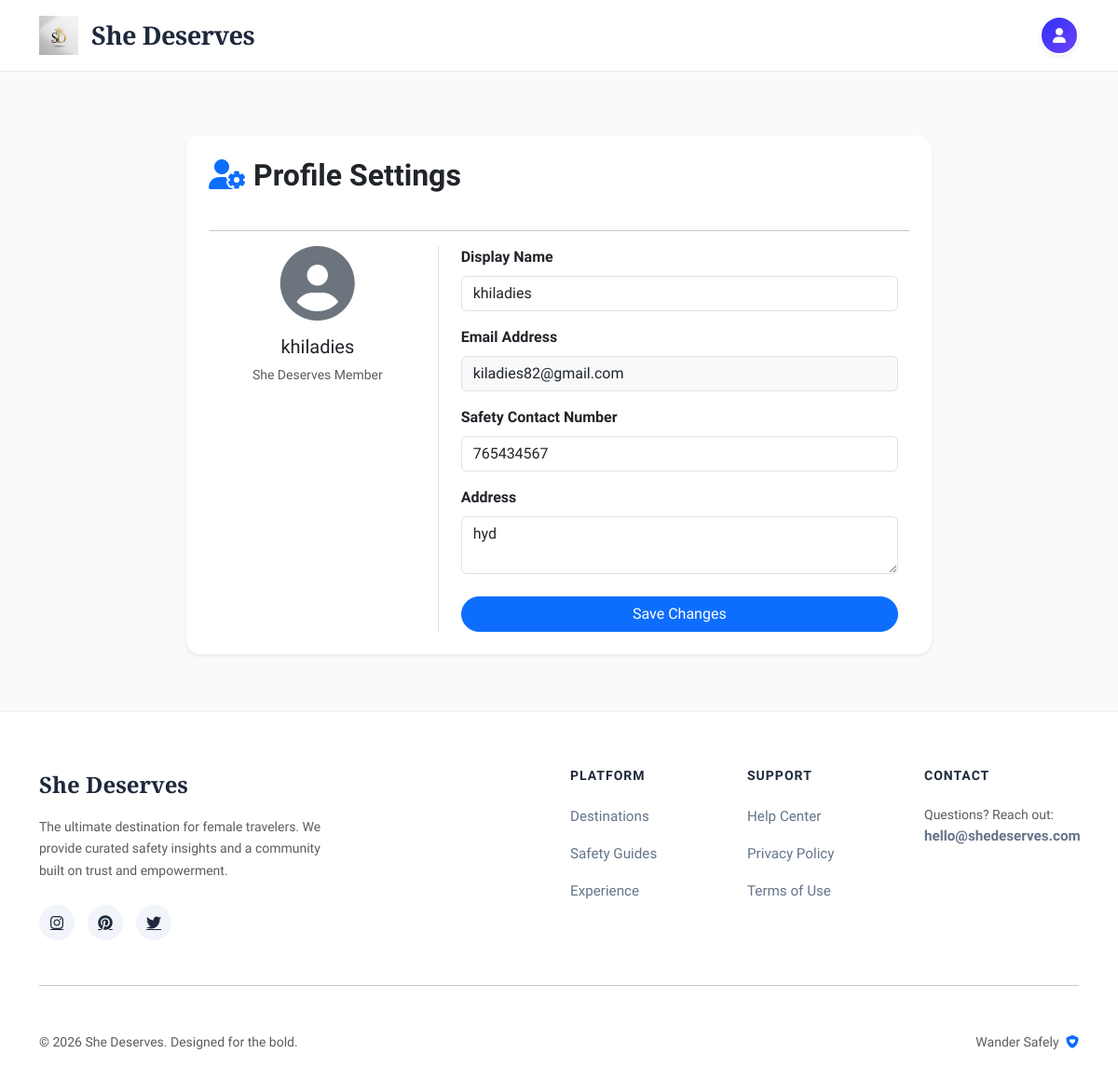
Screenshot of /travel/settings/ (signed in) with the database file from the repository.
### accounts1/models.py (models this page shows, shortened)
class CustomUser(AbstractUser):
    email = models.EmailField(unique=True)
    phone_number = models.CharField(max_length=15, unique=True)
    address = models.TextField(blank=True)
    is_active = models.BooleanField(default=True)
    is_staff = models.BooleanField(default=False)
    date_joined = models.DateTimeField(auto_now_add=True)
    USERNAME_FIELD = 'email'
    REQUIRED_FIELDS = ['username', 'phone_number']

### travel/views.py (the view)
# urls.py: path('settings/', views.settings_view, name='settings_view'),
@login_required(login_url='accounts1:login')
def settings_view(request):
    user = request.user
    if request.method == "POST":
        user.first_name = request.POST.get('first_name')
        user.save()
        messages.success(request, "Profile updated! ✨")
        return redirect('travel:settings_view')
    return render(request, 'travel/settings.html', {'user': user})

### travel/templates/travel/settings.html (shortened to what this page needs)
{% extends 'travel/base.html' %}
{% block content %}
<div class="container mt-5">
    <div class="card shadow-sm border-0 p-4" style="border-radius: 15px; max-width: 800px; margin: auto;">
        <h2 class="fw-bold mb-4">
            <i class="fas fa-user-cog me-2 text-primary"></i>Profile Settings
        </h2>
        <hr>
        <div class="row">
            <div class="col-md-4 text-center border-end mb-4 mb-md-0">
                <div class="mb-3">
                    <i class="fas fa-user-circle fa-5x text-secondary"></i>
                </div>
                <h5>{{ user.first_name|default:"Traveler" }}</h5>
                <p class="text-muted small">She Deserves Member</p>
            </div>
            <div class="col-md-8 px-4">
                <form method="POST" action="{% url 'travel:settings_view' %}">
                    <div class="mb-3">
                        <label class="form-label fw-semibold">Display Name</label>
                        <input type="text" name="first_name" class="form-control" value="{{ user.first_name }}">
                    </div>
                    <div class="mb-3">
                        <label class="form-label fw-semibold">Email Address</label>
                        <input type="email" class="form-control bg-light" value="{{ user.email }}" readonly>
                    </div>
                    <div class="mb-3">
                        <label class="form-label fw-semibold">Safety Contact Number</label>
                        <input type="text" name="phone_number" class="form-control" value="{{ user.phone_number }}" placeholder="Emergency contact">
                    </div>
                    <div class="mb-3">
                        <label class="form-label fw-semibold">Address</label>
                        <textarea name="address" class="form-control" rows="2">{{ user.address }}</textarea>
                    </div>
                    <div class="d-grid mt-4">
                        <button type="submit" class="btn btn-primary rounded-pill">Save Changes</button>
                    </div>
                </form>
            </div>
        </div>
    </div>
</div>
{% endblock %}

### travel/templates/travel/base.html (style rules this page uses)
:root { --primary-color: #1E293B; --brand-blue: #2D31FA; --accent-pink: #FF4D97; --bg-soft: #F8FAFC; }
html, body { height: 100%; margin: 0; }
body { font-family: 'Plus Jakarta Sans', sans-serif; background-color: var(--bg-soft); color: #1E293B; display: flex; flex-direction: column; min-height: 100vh; overflow-x: hidden; }

### rows the page displays
CustomUser: first_name "khiladies", email "kiladies82@gmail.com", phone_number "765434567", address "hyd"
